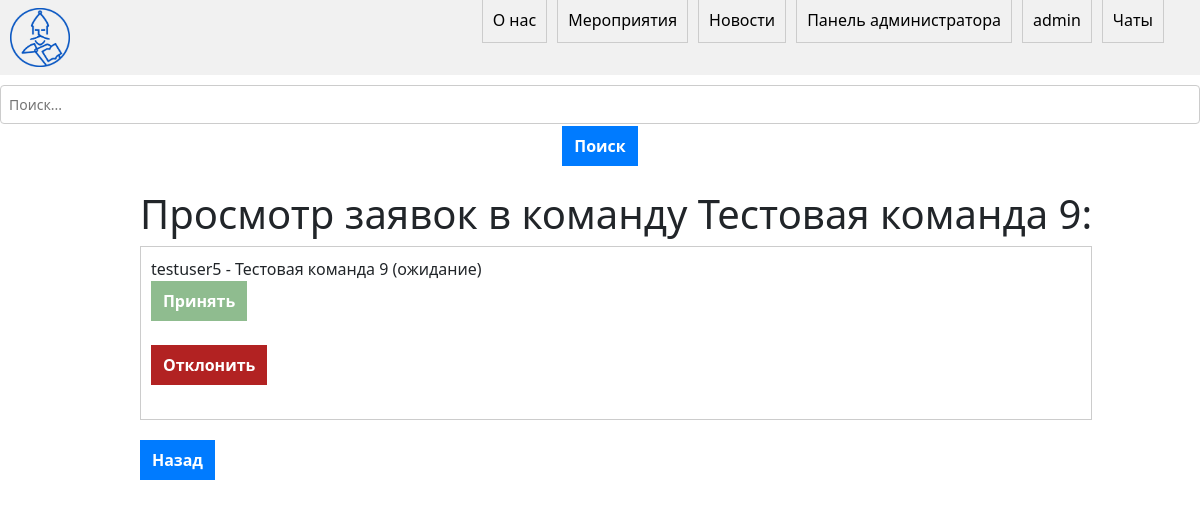
/team_application/9 (signed in), run on an earlier commit of the app's database.
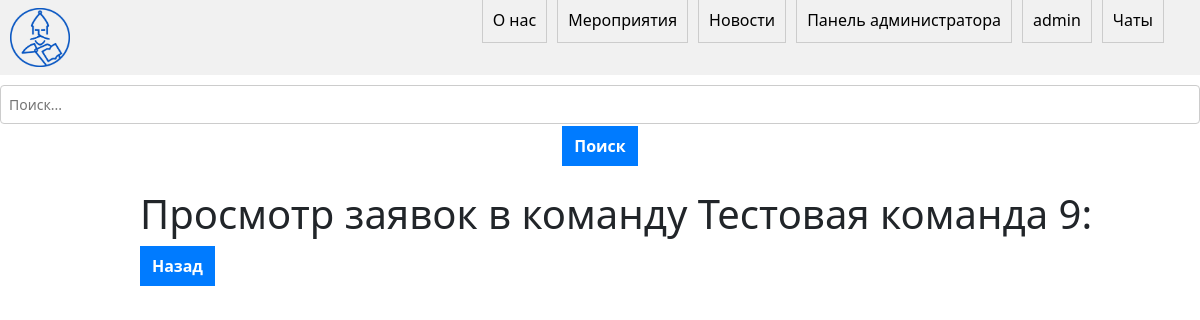
And on a later commit of the database.
### main/models.py (models this page shows, shortened)
class TeamApplication(models.Model):
    user = models.ForeignKey(User, on_delete=models.CASCADE)
    team = models.ForeignKey(Team, on_delete=models.CASCADE)
    STATUS_CHOICES = (
        ('ожидание', 'Ожидание'),
        ('принято', 'Принято'),
        ('отклонено', 'Отклонено'),
    )
    status = models.CharField(max_length=10, choices=STATUS_CHOICES, default='ожидание')
    def __str__(self):
        return f'{self.user.username} - {self.team.name} ({self.status})'

class Team(models.Model):
    event = models.ForeignKey(Event, on_delete=models.CASCADE, null=True)
    name = models.CharField(max_length=200)
    members = models.ManyToManyField(User, through='Membership', null=True)
    num_members = models.PositiveIntegerField(default=5)

### main/views.py (the view)
# urls.py: path('team_application/<int:team_id>', views.team_application, name='team_application'),
def team_application(request, team_id):
    team = Team.objects.get(pk=team_id)
    team_applications = TeamApplication.objects.filter(team_id=team_id)
    return render(request, 'main/team_application.html', {'team_applications': team_applications, 'team': team})

### main/templates/main/team_application.html (shortened to what this page needs)
{% extends 'main/base.html' %}
{% block content %}
{% if user.is_staff %}
<ul>
    <h1>Просмотр заявок в команду {{team.name}}:</h1>
    {% for application in team_applications %}
    {% if application.status == 'ожидание' %}
        <li>{{application}}
            <div>
            <form method="post" action="{% url 'approve_application' application.id %}">
                <button type="submit" style="background: darkseagreen" name="approve">Принять</button>
            </form>
            <form method="post" action="{% url 'reject_application' application.id %}">
                <button type="submit" style="background: firebrick" name="reject">Отклонить</button>
            </form>
            </div>
        </li>
    {% endif %}
    {% endfor %}
    <button onclick="history.go(-1);">Назад</button>
</ul>
{% else %}
<button onclick="history.go(-1);">Назад</button>
{% endif %}
{% endblock %}

What changed in the data, as far as the page shows it:
no longer on this page (row edited): TeamApplication: user+team+status "testuser5 - Тестовая команда 9 (ожидание)"
